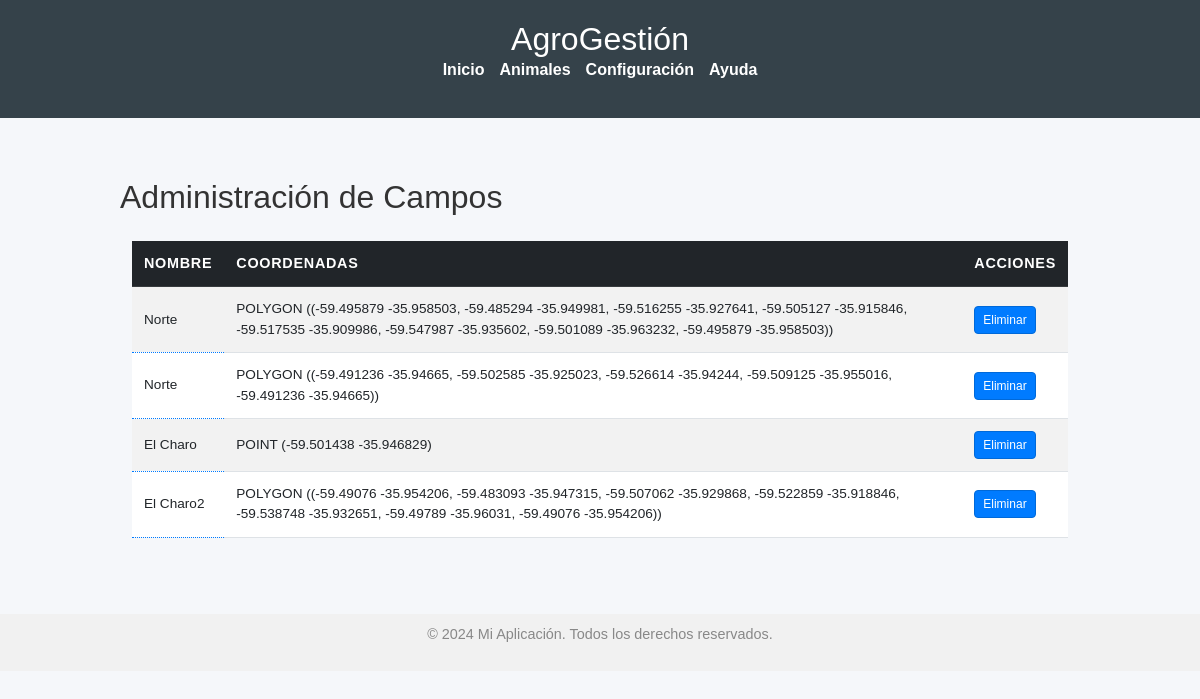
Page /admin_campos/ on the committed database.
### ganaderia/models.py (models this page shows, shortened)
class Campo(models.Model):
    name = models.CharField(max_length=200)
    geometria = models.TextField()  # Almacena la geometría como texto (WKT o GeoJSON)

### ganaderia/views.py (the view)
# urls.py: path('admin_campos/', admin_campos, name='admin_campos'),
def admin_campos(request):
    campos_list = Campo.objects.all()
    return render(request, 'admin_campos.html', {'campos_list': campos_list})

### ganaderia/templates/admin_campos.html (shortened to what this page needs)
{% extends "base.html" %}
{% block content %}
      <div class="panel-container">
            <section class="panel" id="campo-panel">
                  <h2>Administración de Campos</h2>
                  <div id="list-animales">
                      <div class="container mt-4">
                          <div class="table-responsive">
                              <table class="table table-striped table-hover align-middle animal-grid" id="campoTable">
                                  <thead class="table-dark">
                                      <tr>
                                          <th>Nombre</th>
                                          <th>Coordenadas</th>
                                          <th>Acciones</th>
                                      </tr>
                                  </thead>
                                  <tbody>
                                      {% for campo in campos_list%}
                                        <tr data-campo-id="{{ campo.id }}">
                                            <td class="editable" data-field="name">{{ campo.name }} </td>
                                            <td data-field="geometria">{{ campo.geometria }} </td>
                                            <td>
                                                <button class="btn btn-danger btn-sm" onclick="confirmDelete({{ campo.id }})" >Eliminar</button>
                                            </td>
                                        </tr>
                                      {% endfor %}
                                  </tbody>
                              </table>
                          </div>
                      </div>
                  </div>
            </section>
      </div>
{% endblock %}

### ganaderia/static/css/styles.css (style rules this page uses)
body { font-family: Arial, sans-serif; margin: 0; padding: 0; background-color: #f5f7fa; color: #333; }
.panel-container { display: flex; gap: 20px; max-width: 1000px; margin: 40px auto; padding: 20px; }
.animal-grid { font-size: 0.85rem; }
.animal-grid thead th { font-size: 0.9rem; text-transform: uppercase; letter-spacing: 0.05em; }
.animal-grid td, .animal-grid th { padding: 0.75rem; vertical-align: middle; }
.animal-grid td button, .add-animal-btn { font-size: 0.8rem; padding: 4px 10px; color: #ffffff; border: none; border-radius: 4px; cursor: pointer; transition: background-color 0.3s ease, color 0.3s ease; }
.animal-grid td button { font-size: 0.75rem; padding: 4px 8px; background-color: #007bff; border: 1px solid #0069d9; }

### ganaderia/templates/base.html (style rules this page uses)
.editable { cursor: pointer; border-bottom: 1px dotted #007bff; color: #007bff; }

### rows in the picture
Campo: name "Norte", geometria "POLYGON ((-59.495879 -35.958503, -59.485294 -35.949981, -59.516255 -35.927641, -59.505127 -35.915846, -59.517535 -35.909986, -59.547987 -35.935602, -59.501089 -35.963232, -59.495879 -35.958503))"
Campo: name "Norte", geometria "POLYGON ((-59.491236 -35.94665, -59.502585 -35.925023, -59.526614 -35.94244, -59.509125 -35.955016, -59.491236 -35.94665))"
Campo: name "El Charo", geometria "POINT (-59.501438 -35.946829)"
Campo: name "El Charo2", geometria "POLYGON ((-59.49076 -35.954206, -59.483093 -35.947315, -59.507062 -35.929868, -59.522859 -35.918846, -59.538748 -35.932651, -59.49789 -35.96031, -59.49076 -35.954206))"
